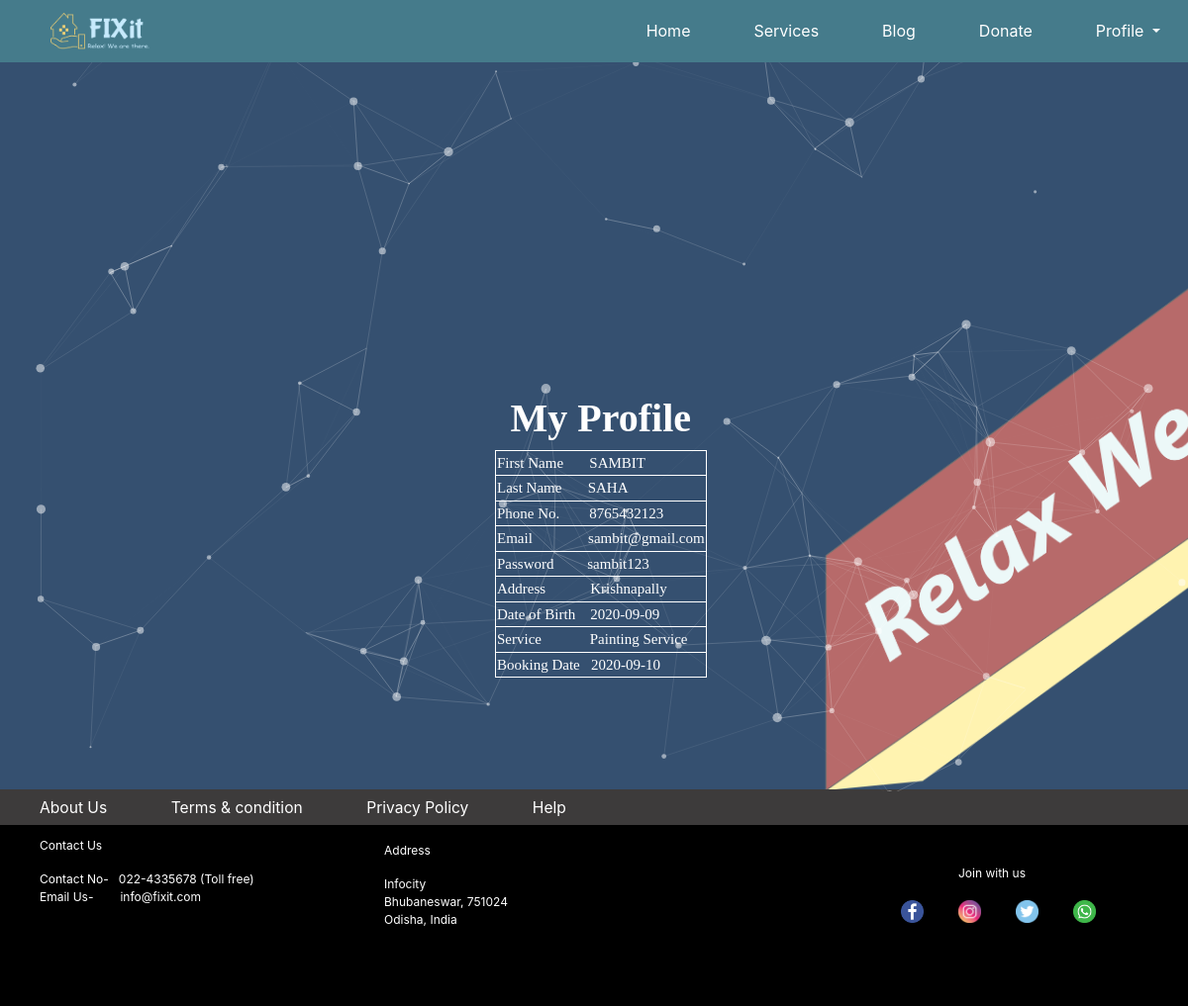
The app's page /dashboard.php?email=sambit@gmail.com with its own data.
### tables this page shows
CREATE TABLE `details` (
  `id` int(11) NOT NULL,
  `fname` varchar(30) NOT NULL,
  `lname` varchar(25) NOT NULL,
  `ph_no` char(11) NOT NULL,
  `email` varchar(50) NOT NULL,
  `password` varchar(20) NOT NULL,
  `address` varchar(100) NOT NULL,
  `DOB` date NOT NULL,
  `services` varchar(100) NOT NULL,
  `booking_date` date DEFAULT NULL
);

### dashboard.php (the view, shortened to what this page needs)
<?php
   $email = $_GET['email'];
?>
<!doctype html>
<html lang="en">
  <head>
    <link rel="stylesheet" href="https://stackpath.bootstrapcdn.com/bootstrap/4.5.1/css/bootstrap.min.css">
  </head>
  <body>
  <nav class="navbar fixed-top navbar-expand-lg navbar-light" style="background-color: #457B8B;width: 100%; " >
        <a class="navbar-brand" <?php echo "href='welcome.php?email=$email'";?>  style="padding-left: 35px;"><img src="images/finallogo.png" style="width: 100px; ;"/></a>
        <div class="collapse navbar-collapse" id="navbarSupportedContent">
          <ul class="navbar-nav ml-auto">
            <li class="nav-item active">
                <button class="btn btn-outline-dark" id="syl1" type="button"> <a <?php echo "href='welcome.php?email=$email'";?> style="text-decoration: none; color: white;">Home</a></button>
            </li>
            <li class="nav-item active">
                <button class="btn btn-outline-dark" id="syl1" type="button"><a <?php echo "href='service1.php?email=$email'";?> style="text-decoration: none; color: white;">Services</a></button>
            </li>
            <li class="nav-item active">
                <button class="btn btn-outline-dark" id="syl1" type="button"><a <?php echo "href='blog1.php?email=$email'";?> style="text-decoration: none; color: white;">Blog</a></button>
              </li>
            <li class="nav-item active">
                <button class="btn btn-outline-dark" id="syl1" type="button"><a <?php echo "href='donate.php?email=$email'";?> style="text-decoration: none; color: white;">Donate</a></button>
            </li>
            <li class="nav-item dropdown">
                <a class="btn btn-outline-dark dropdown-toggle" id="syl1" href="#" id="navbarDropdown" role="button" data-toggle="dropdown" aria-haspopup="true" aria-expanded="false" style="color:white;">
                 Profile
                </a>
            </li>
          </ul>
        </div>
      </nav>
      <div id="particles-js">
        <div class="panel" style="color:white;">
        <h1 style="text-align: center;"><b>My Profile</b></h1>
<?php
$conn = new mysqli("localhost", "root","","project");
$email = $_GET['email'];
$account_query = "select * from details where email='$email'";
$account_view = $conn ->query($account_query);
echo "<table>";
while ($row = $account_view->fetch_assoc()){
  $fn=$row['fname'];
  $ln=$row['lname'];
  $ph=$row['ph_no'];
  $em=$row['email'];
  $pwd=$row['password'];
  $add=$row['address'];
  $DOB=$row['DOB'];
  $ser=$row['services'];
  $serdate=$row['booking_date'];
   echo"<tr>";
    echo "<td style='border: 1px solid white;'>"."First Name &nbsp&nbsp&nbsp&nbsp&nbsp&nbsp".$fn."</td>";
   echo"</tr>";
   echo"<tr>";
    echo "<td style='border: 1px solid white;'>"."Last Name&nbsp&nbsp&nbsp&nbsp&nbsp&nbsp&nbsp".$ln."</td>";
   echo"</tr>";
   echo"<tr>";
    echo "<td style='border: 1px solid white;'>"."Phone No. &nbsp&nbsp&nbsp&nbsp&nbsp&nbsp&nbsp".$ph."</td>";
   echo"</tr>";
   echo"<tr>";
    echo "<td style='border: 1px solid white;'>"."Email&nbsp&nbsp&nbsp&nbsp&nbsp&nbsp&nbsp&nbsp&nbsp&nbsp&nbsp&nbsp&nbsp&nbsp&nbsp".$em."</td>";
   echo"</tr>";
   echo"<tr>";
    echo "<td style='border: 1px solid white;'>"."Password &nbsp&nbsp&nbsp&nbsp&nbsp&nbsp&nbsp&nbsp".$pwd."</td>";
   echo"</tr>";
   echo"<tr>";
    echo "<td style='border: 1px solid white;'>"."Address &nbsp&nbsp&nbsp&nbsp&nbsp&nbsp&nbsp&nbsp&nbsp&nbsp&nbsp".$add."</td>";
   echo"</tr>";
   echo"<tr>";
    echo "<td style='border: 1px solid white;'>"."Date of Birth&nbsp&nbsp&nbsp&nbsp".$DOB."</td>";
   echo"</tr>";
   echo"<tr>";
   echo "<td style='border: 1px solid white;'>"."Service&nbsp&nbsp&nbsp&nbsp&nbsp&nbsp&nbsp&nbsp&nbsp&nbsp&nbsp&nbsp&nbsp".$ser."</td>";
  echo"</tr>";
  echo"<tr>";
  echo "<td style='border: 1px solid white;'>"."Booking Date&nbsp&nbsp&nbsp".$serdate."</td>";
 echo"</tr>";
}
echo "</table>";
?>
        </div>
      </div>
      <div id="box5">
      <a <?php echo "href='aboutus1.php?email=$email'";?> style="color: white; font-size: 1.3vw;">About Us</a>
      <a <?php echo "href='terms&condition1.php?email=$email'";?> style="color: white; margin-left: 60px; font-size: 1.3vw;">Terms & condition</a>
      <a <?php echo "href='privacypolicy1.php?email=$email'";?> style="color: white; margin-left: 60px; font-size: 1.3vw;">Privacy Policy</a>
      <a <?php echo "href='help1.php?email=$email'";?> style="color: white; margin-left: 60px; font-size: 1.3vw;">Help</a>
    </div>
      <div id="box6">
        <div style="color: white;">
          <p style=" font-size: 1vw;">Contact Us</p>
         <p style=" font-size: 1vw;"> Contact No- &nbsp 022-4335678 (Toll free)<br> Email Us- &nbsp&nbsp&nbsp&nbsp&nbsp&nbsp info@fixit.com</p>
         </div>
        <div style="color: white; margin-top: -7%;position: relative;">
          <p style=" font-size: 1vw; margin-left: 30%; margin-top: -47px;padding-top:-10px ;"> Address</p>
          <p style=" font-size: 1vw; margin-left: 30%; "> Infocity<br>Bhubaneswar, 751024<br>Odisha, India</p>
        </div>
        <div style="color: white; position: relative;margin-top: -7%;">
          <p style="font-size: 1vw;margin-left: 80%;margin-top: -47px;color: white;">Join with us</p>
          <a href="https://www.facebook.com"><img src="images/fb.png" style="width: 2%;margin-left: 75%;position: relative; margin-top: 0px;"></a>
          <a href="https://www.instagram.com/"><img src="images/insta.png" style="width: 2%;margin-left: 80%;position: relative; margin-top: -50px;"></a>
          <a href="https://www.mi.co.in/"><img src="images/twitter.png" style="width: 2%;margin-left: 85%;position: relative; margin-top: -98px;"></a>
          <a href="https://www.google.com"><img src="images/whatsapp.png" style="width: 2%;margin-left: 90%;position: relative; margin-top: -146px;"></a>
        </div>
      </div>
  </body>
</html>

### dashboard.php (style rules this page uses)
#syl1 { color: white; border: none; margin-left: 40px; }
#box5 { width: 100%; padding-top: 0.5%; padding-bottom: 0.5%; background-color: rgb(61, 59, 59); color: white; padding-left: 40px; margin-top: -2px; }
#box6 { width: 100%; padding-top: 1%; padding-bottom: 1%; background-color: black; color: white; padding-left: 40px; }
#particles-js { height: 100%; background-image: url(dashimg/dash2.png); background-size: cover; }
body { margin: 0; padding: 0; height: 100vh; }
.panel { font-family: 'Source Sans Pro'; font-size: 15px; position: absolute; z-index: 10; top: 50%; left: 50%; margin: -110px 0 0 -100px; }

### records on screen
details: fname "SAMBIT", lname "SAHA", ph_no "8765432123", email "sambit@gmail.com", password "sambit123", address "Krishnapally", DOB "2020-09-09", services "Painting Service", booking_date "2020-09-10"
